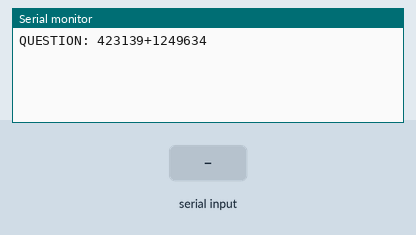
Recording of a sketch running on a simulated Arduino Uno, built with avr-gcc and run on an emulated ATmega328P. Parts: the last lines printed to the serial monitor. Inputs (shaded band) come from the test bench. Random numbers use the default seed unless the sketch sets one.

Above: at 1.2 s.
1.3 s: "+" received over Serial
At 2.9 s:
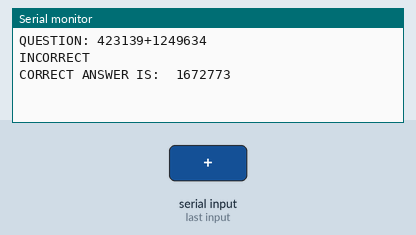
3.8 s: "90,45\n" received over Serial
At 4.5 s:
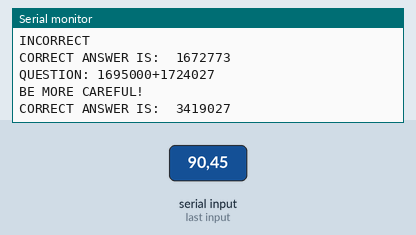
5.3 s: "30,150\n" received over Serial
At 7.0 s:
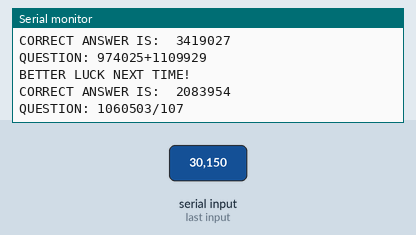

Measured:
- after the input at 1.3 s, the serial monitor: prints a new line after 1.0 s (image 1)
- after the input at 3.8 s, the serial monitor: prints a new line at once (image 2)
- after the input at 5.3 s, the serial monitor: prints a new line at once (image 3)

The sketch:

mathQuestionGeneratorRevised.ino
```cpp
char symbol[4]={'+','-','*','/'};
String correctResponse[8]={"CONGRATS!","NICE JOB!","COOL!","YOU'RE A MATH GENIUS!","AMAZING!","WOW!","GREAT!","EXCELLENT!"};
String wrongResponse[5]={"BETTER LUCK NEXT TIME!","INCORRECT","BE MORE CAREFUL!","PLEASE DOUBLE CHECK YOUR ANSWERS","TRY AGAIN"};
int correctResponsePick;
int wrongResponsePick;
long answerCorrect;
long answerInput;
char symbolRandom;
char symbolReal;
long number1;
long number2;
int state=0;
void setup() {
  // put your setup code here, to run once:
  Serial.begin(9600);
  randomSeed(analogRead(A0));

}

void loop() {
  // put your main code here, to run repeatedly:
  symbolRandom= random(4);
  symbolReal=symbol[symbolRandom];
  switch (symbolReal){
    case '+':
    number1=random(0,2100000);
    number2=random(0,2100000);
    Serial.print("QUESTION: ");
    Serial.print(number1);
    Serial.print('+');
    Serial.println(number2);
    answerCorrect=number1+number2;
    break;
    case '-':
    number1=random(0,2100000);
    number2=random(0,2100000);
    Serial.print("QUESTION: ");
    Serial.print(number1);
    Serial.print('-');
    Serial.println(number2);
    answerCorrect=number1-number2;
    break;
    case '*':
    number1=random(0,10000);
    number2=random(0,100);
    Serial.print("QUESTION: ");
    Serial.print(number1);
    Serial.print('*');
    Serial.println(number2);
    answerCorrect=number1*number2;
    break;
    case '/':
    number1=random(0,2200000);
    number2=random(0,200);
    Serial.print("QUESTION: ");
    Serial.print(number1);
    Serial.print('/');
    Serial.println(number2);
    answerCorrect=number1/number2;
    break;
  }
  Serial.parseInt();
  while(Serial.available()==0){
  }
  answerInput=Serial.parseInt();
  if(answerInput==answerCorrect){
    correctResponsePick=random(0,8);
    Serial.println(correctResponse[correctResponsePick]);
    state=1;
  }
  if(answerInput!=answerCorrect & state==0){
    wrongResponsePick=random(0,5);
    wrongResponsePick=random(0,5);
    Serial.println(wrongResponse[wrongResponsePick]);
    Serial.print("CORRECT ANSWER IS:  ");
    Serial.println(answerCorrect);
    delay(1000);
  }
  while(Serial.available()>0){
    Serial.read();
  }
  state=0;


}
```
